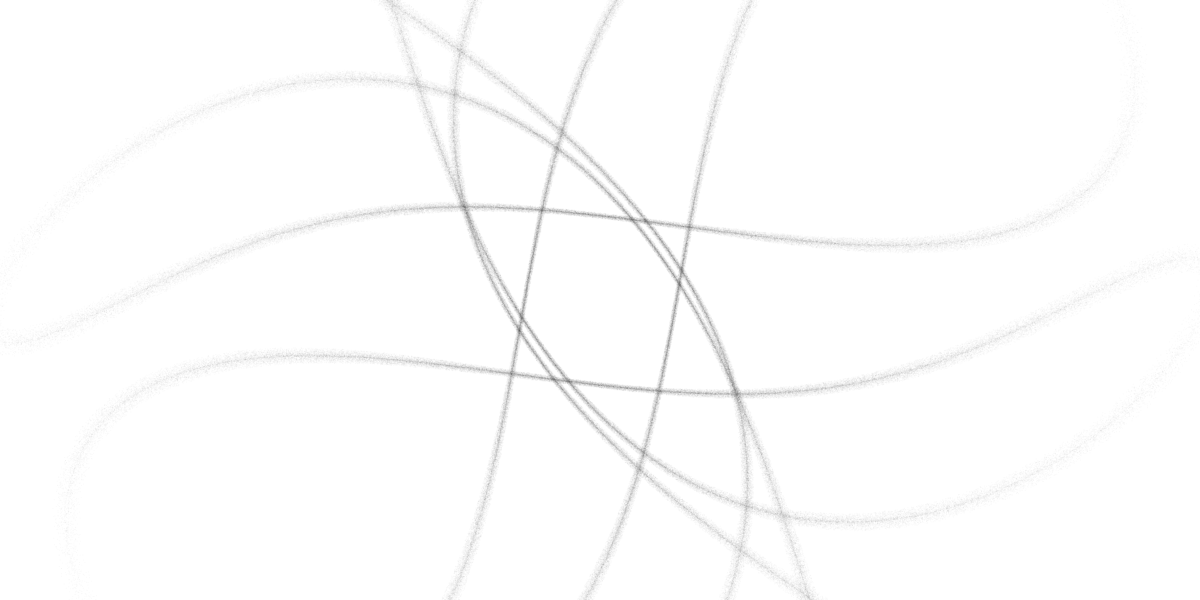
Frame 1 (no input)
Frame 60 (the mouse pressed at the canvas centre just before this capture): identical to frame 1, image omitted
Frame 120 (the mouse held since frame 60 and released just before this capture): identical to frame 1, image omitted

The Processing sketch that drew this single still picture (run headless with seeded random() and noise(); from frame 60 on, the mouse is pressed at the canvas centre):

// Processing sketch: alga
// ── alga.pde
int COUNT = 10000;
int MAIN_FREQ = 4;
int SUB_FREQ = 10;
float MAIN_AMP = 600;
float SUB_AMP = 0.2;

void setup() {
  size(1200, 600);
  noStroke();

  drawAlga(width / 2, height / 2, random(TWO_PI));
}

void drawDot(float ox, float oy, float sz, float al) {
  for (int p = 0; p < al; p++) {
    float da = random(TWO_PI);
    float dl = random(sz);
    rect(
      ox + cos(da) * dl,
      oy + sin(da) * dl,
      1, 1
    );
  }
}

void drawAlga(float ox, float oy, float oa) {
  background(255);
  fill(0, 5);

  for (int i = 0; i < COUNT; i++) {
    float ip = i / (float)COUNT;

    float ma = ip * 2 * PI;
    float ml = sin(oa + MAIN_FREQ * ma) * MAIN_AMP;
    float mx = cos(ma) * ml;
    float my = sin(ma) * ml;

    float sa = ma + PI / 2;
    float sl = sin(SUB_FREQ * ma) * MAIN_AMP * SUB_AMP;
    float sx = cos(sa) * sl;
    float sy = sin(sa) * sl;

    float x = ox + mx + sx;
    float y = oy + my + sy;
    float d = dist(x, y, width / 2, height / 2);
    float szo = pow(0.997, d * 0.05);
    float sz = map(szo, 0, 1, 160, 1);
    float al = map(sz, 2, 15, 98, 1);
    drawDot(x, y, sz, al);
  }
}

void mousePressed() {
  COUNT = floor(random(10000, 100000));
  MAIN_FREQ = floor(map(random(1), 0, 1, 1, 5)) * 2;
  MAIN_AMP = height;
  SUB_FREQ = floor(random(100, 10000));
  SUB_AMP = random(0.4);

  drawAlga(random(width), random(height), random(TWO_PI));

  save("cover.png");
}

void draw() {
}
